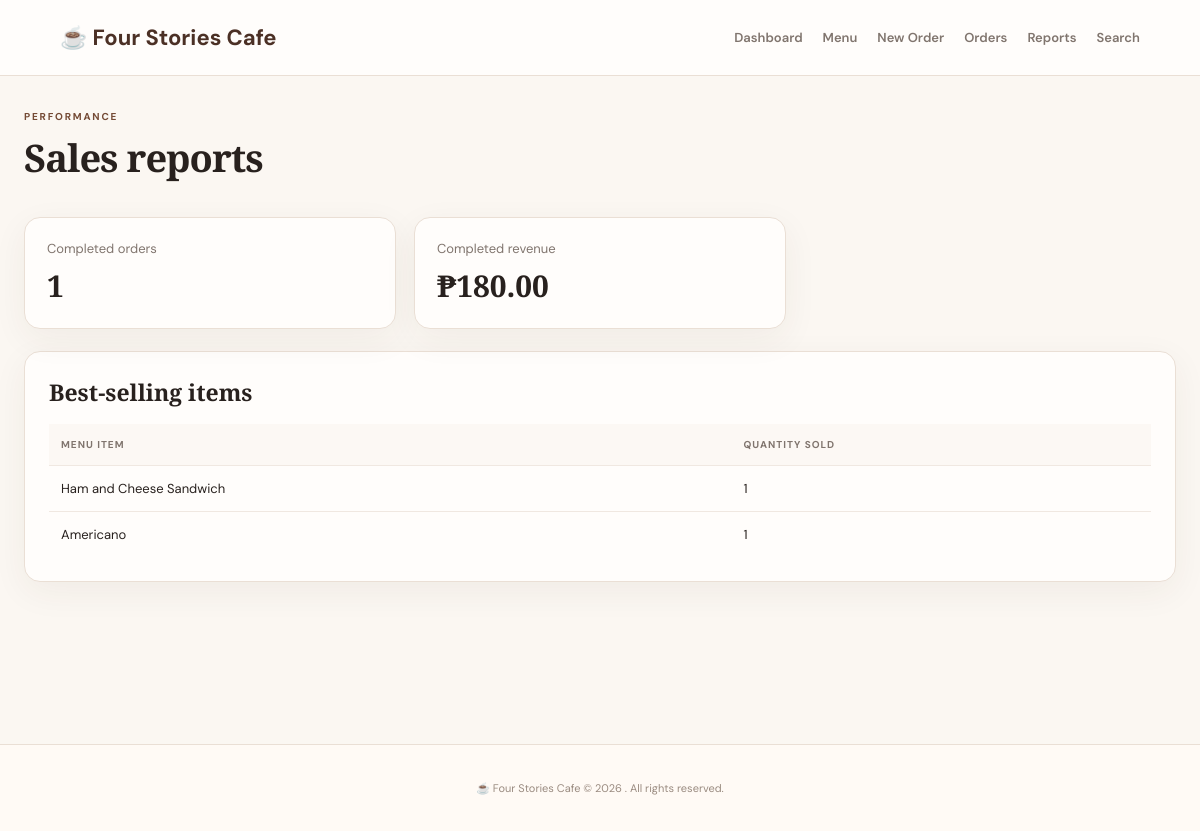
Page /reports on the committed database.
### tables this page shows
CREATE TABLE order_items (
        id INTEGER PRIMARY KEY AUTOINCREMENT,
        order_id INTEGER NOT NULL,
        menu_item_id INTEGER,
        item_name TEXT NOT NULL,
        unit_price REAL NOT NULL CHECK(unit_price >= 0),
        quantity INTEGER NOT NULL CHECK(quantity > 0),
        line_total REAL NOT NULL CHECK(line_total >= 0),
        FOREIGN KEY(order_id) REFERENCES orders(id) ON DELETE CASCADE,
        FOREIGN KEY(menu_item_id) REFERENCES menu_items(id) ON DELETE SET NULL
    );

### app.py (the view)
@app.route("/reports")
def reports():
    db = get_db()
    totals = db.execute("SELECT COUNT(*) AS count, COALESCE(SUM(total),0) AS revenue FROM orders WHERE status='Completed'").fetchone()
    bestsellers = db.execute("""
        SELECT item_name, SUM(quantity) AS qty
        FROM order_items JOIN orders ON orders.id=order_items.order_id
        WHERE orders.status='Completed'
        GROUP BY item_name ORDER BY qty DESC, item_name LIMIT 5
    """).fetchall()
    return render_template("reports.html", totals=totals, bestsellers=bestsellers)

### database.py (called while the page is built)
def get_db():
    if "db" not in g:
        g.db = sqlite3.connect(DATABASE)
        g.db.row_factory = sqlite3.Row
        g.db.execute("PRAGMA foreign_keys = ON")
    return g.db

### templates/reports.html (shortened to what this page needs)
{% extends "base.html" %}
{% block content %}
<div class="page-head"><div><p class="eyebrow">PERFORMANCE</p><h1>Sales reports</h1></div></div>
<section class="stats"><article class="stat"><span>Completed orders</span><strong>{{ totals.count }}</strong></article><article class="stat"><span>Completed revenue</span><strong>₱{{ "%.2f"|format(totals.revenue) }}</strong></article></section>
<section class="panel"><h2>Best-selling items</h2><div class="table-wrap"><table><thead><tr><th>Menu item</th><th>Quantity sold</th></tr></thead><tbody>{% for row in bestsellers %}<tr><td>{{ row.item_name }}</td><td>{{ row.qty }}</td></tr>{% else %}<tr><td colspan="2" class="empty">No completed sales yet.</td></tr>{% endfor %}</tbody></table></div></section>
{% endblock %}

### static/style.css (style rules this page uses)
:root { --ink:#28211e;--muted:#80756e;--cream:#fbf7f2;--paper:#fffdfb;--line:#eadfd5;--coffee:#744a35;--coffee-dark:#4b3025;--peach:#f4e1d1;--green:#286b4d;--red:#a23a35;--shadow:0 10px 35px rgba(73,48,34,.06) }
* { box-sizing:border-box }
body { margin:0;background:var(--cream);color:var(--ink);font-family:'DM Sans',sans-serif;font-size:15px }
.hero h1,.page-head h1 { font-family:'Playfair Display',serif;font-size:clamp(30px,4vw,46px);margin:5px 0 12px;letter-spacing:-1px }
.eyebrow { font-size:10px;font-weight:700;letter-spacing:1.8px;color:var(--coffee);margin:0 0 8px }
.stats { display:grid;grid-template-columns:repeat(3,1fr);gap:18px;margin:22px 0 }
.stat { background:var(--paper);border:1px solid var(--line);border-radius:16px;padding:22px;box-shadow:var(--shadow);display:flex;flex-direction:column;gap:8px }
.stat span { font-size:13px;color:var(--muted) }
.stat strong { font-size:30px;font-family:'Playfair Display',serif }
.panel { background:var(--paper);border:1px solid var(--line);border-radius:16px;padding:24px;margin:20px 0;box-shadow:var(--shadow) }
h2 { font-family:'Playfair Display',serif;font-size:23px;margin:0 0 16px }
.section-head,.page-head { display:flex;justify-content:space-between;align-items:center;gap:20px }
.page-head { margin:0 0 22px }
.page-head h1 { font-size:38px }
.table-wrap { width:100%;overflow-x:auto }
table { width:100%;border-collapse:collapse;white-space:nowrap }
th,td { text-align:left;padding:14px 12px;border-bottom:1px solid #f0e8e1;font-size:13px }
th { font-size:10px;text-transform:uppercase;letter-spacing:1px;color:var(--muted);background:#fcf8f4 }
tbody tr:last-child td { border-bottom:0 }

### rows in the picture
order_items: item_name "Ham and Cheese Sandwich", qty "1"
order_items: item_name "Americano", qty "1"

### other values in the picture
{{ totals.count }} "1"
{{ "%.2f"|format(totals.revenue) }} "180.00"
